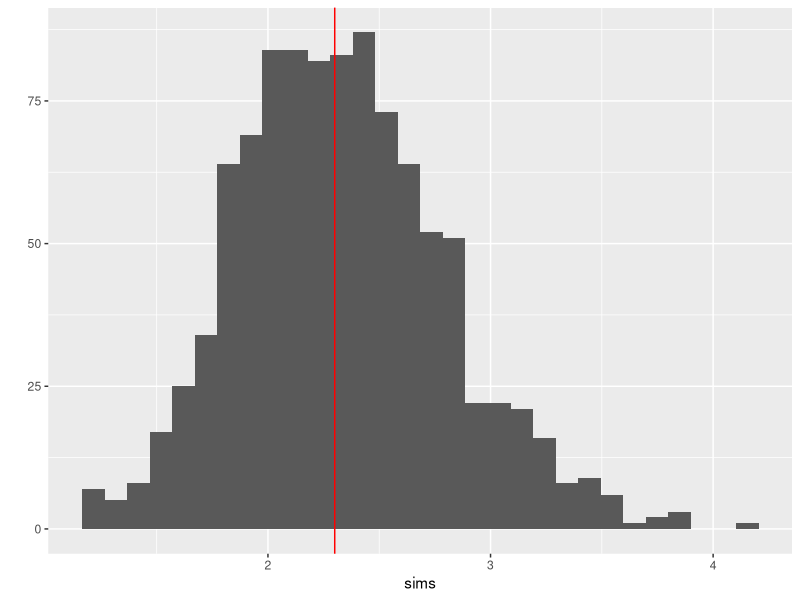

Write the R code that produced this figure.
## ---- chunk 1
library(tidyverse)
crear_maquina_poisson <- function(lambda){
  # utilizamos recompensas poisson con distintas medias lambda
  n_brazos <- length(lambda)
  simular_maquina <- function(brazo){
      rpois(1, lambda = lambda[brazo])
  }
  simular_maquina
}
## ---- chunk 2
lambda <- c(8, 9, 7, 5, 2)
sim <- crear_maquina_poisson(lambda = lambda)
## ---- chunk 3
crear_epsilon_miope <- function(epsilon, inicial = 1, sim_fun){
  n_brazos <- environment(sim_fun)$n_brazos
  conteos <- rep(0, n_brazos)
  iteracion <- 0
  #recompensas <- vector("list", n_brazos)
  sumas <- rep(0, n_brazos)
  S <- rep(0, n_brazos)
  mejor <- inicial
  epsilon <- epsilon
  fun <- function(){
    if(runif(1) <= epsilon){
      #explorar
      brazo <- sample.int(n_brazos, 1)
    } else {
      #explotar
      brazo <- mejor
    }
    sim <- sim_fun(brazo)
    #recompensas[[brazo]] <<- c(recompensas[[brazo]], sim)
    media_ant <- ifelse(conteos[brazo] > 0, sumas[brazo] / conteos[brazo], 0)
    conteos[brazo] <<- conteos[brazo] + 1
    sumas[brazo] <<- sumas[brazo] + sim
    media <- sumas[brazo] / conteos[brazo]
    S[brazo] <<- S[brazo] + (sim - media_ant)*(sim - media)
    mejor <<- which.max(sumas /conteos)
    iteracion <<- iteracion + 1
    estado <- data_frame(n = iteracion,
                         brazo = 1:n_brazos,
                         conteo = conteos,
                         suma = sumas, 
                         media = sumas / conteos,
                         ee = sqrt(S / conteos)/sqrt(conteos))
    return(estado)
  }
  fun
}
## ---- chunk 4
## Aquí tu código para simular y resumir
## ---- chunk 5
n <- 10 # 10 pruebas
suma <- 23 # suma de observaciones (retornos)
media <- 23/10
lambda_1 <- 1/5
media
# posterior
sims <- rgamma(1000, suma + 1, n + lambda_1)
qplot(sims) +
  geom_vline(xintercept = media, colour = "red")
